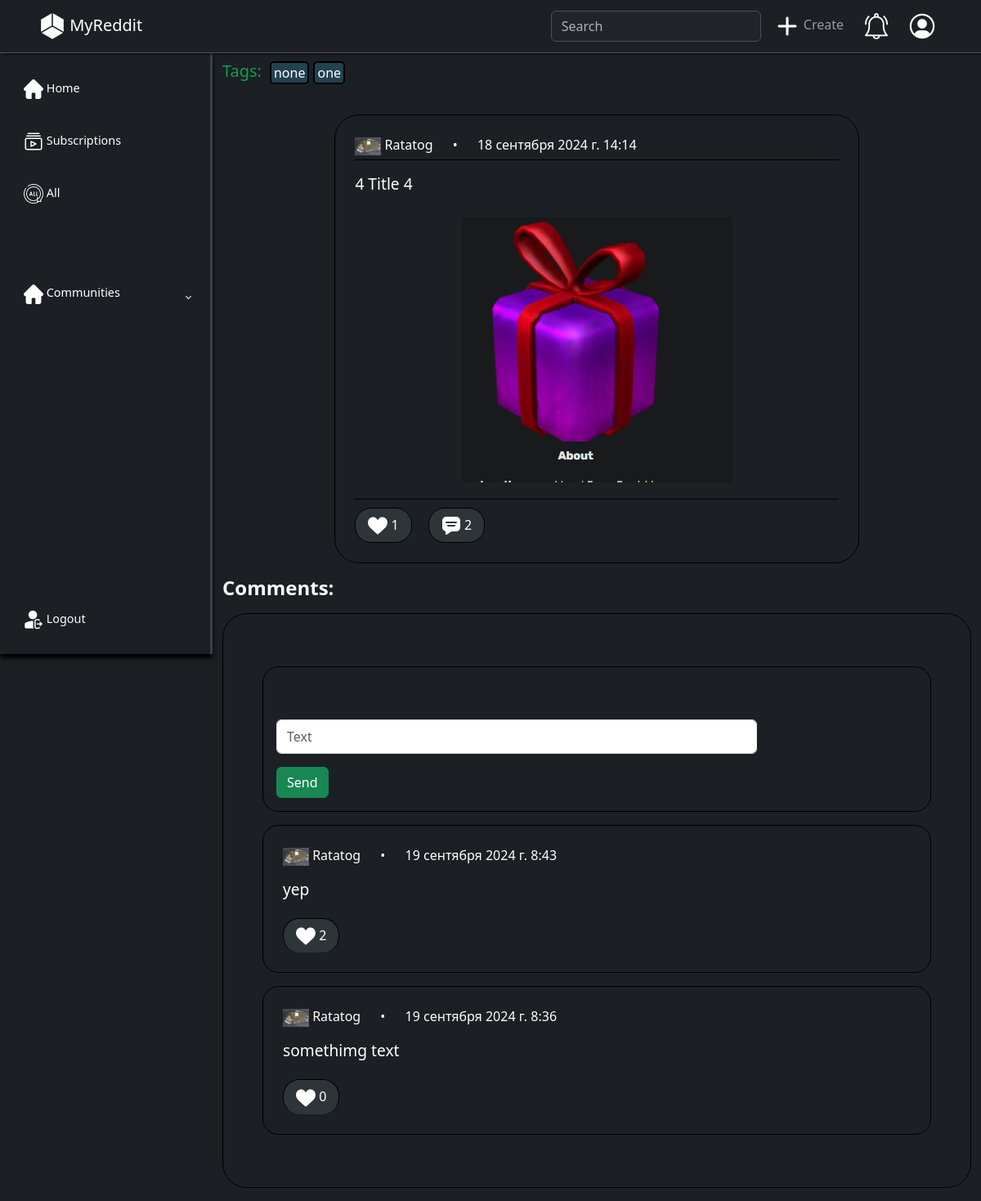
The page /post/12/ (signed in) on the database its author committed.
### users/models.py (models this page shows, shortened)
class User(AbstractUser):
    avatar = models.ImageField(upload_to="users/%Y/%m/%d/", blank=True, null=True, verbose_name='Фото', default=DEFAULT_USER_IMAGE)
    status = models.CharField(max_length=80, default='', blank=True, null=True, verbose_name='Статус')
    groups = models.ManyToManyField('main.Group', blank=True, related_name='groups', verbose_name='Группы')
    likes = models.ManyToManyField('main.Post', blank=True, related_name='liked', verbose_name='Лайки')

### main/models.py (models this page shows, shortened)
class Post(models.Model):
    text = models.CharField(max_length=50, verbose_name='Текст')
    likes = models.ManyToManyField('users.User', blank=True, verbose_name='Лайки', related_name='plikes')
    group = models.ForeignKey("main.Group", on_delete=models.CASCADE, null=True, default='', verbose_name='Группа', related_name='post')
    create_date = models.DateTimeField(auto_now_add=True, verbose_name='Дата создания', null=True)
    user = models.ForeignKey("users.User", on_delete=models.CASCADE, verbose_name='Пользователь', related_name='post')
    tags = models.CharField(max_length=300, verbose_name='Теги', null=True, blank=True, default=None)
    objects = models.Manager()
    subscription = SubsribptionManager()
    non_group = NonGroupManager()
    class Meta:
        ordering = ['-create_date']
        indexes = [
            models.Index(fields=['text', 'group', '-create_date'])
        ]

class Image(models.Model):
    url = models.ImageField(upload_to="main/post/%Y/%m/%d/", blank=True, null=True, verbose_name='Фото')
    post = models.ForeignKey("main.Post", null=True, blank=True, on_delete=models.CASCADE, verbose_name='Картинка', related_name='img')

class Comment(models.Model):
    text = models.CharField(max_length=300, verbose_name='Текст')
    likes = models.ManyToManyField('users.User', blank=True, verbose_name='Лайки', related_name='clikes')
    post = models.ForeignKey("main.Post", on_delete=models.CASCADE, verbose_name='Картинка', related_name='cpost', null=True)
    user = models.ForeignKey("users.User", on_delete=models.CASCADE, verbose_name='Пользователь', related_name='comment', null=True)
    create_date = models.DateTimeField(auto_now_add=True, verbose_name='Дата создания', null=True)
    class Meta:
        ordering = ['-create_date']

### main/views.py (the view, shortened to what this page needs)
# urls.py: path('post/<int:pk>/', views.ShowPost.as_view(), name='post'),
class ShowPost(LoginMixn, DetailView, CreateView):
    form_class = CommentForm
    template_name = 'main/post_info.html'
    pk_url_kwarg = 'pk'
    context_object_name = 'post'
    extra_context = {'title': 'Post'}
    def get_object(self, queyset = None):
        return get_object_or_404(Post.objects, pk=self.kwargs[self.pk_url_kwarg])

### main/forms.py
class CommentForm(forms.ModelForm):
    text = forms.CharField(max_length=200)
    class Meta:
        model = Comment
        fields = ['text']
        widgets = {
            'text': forms.TextInput(attrs={'class': 'form-control my-3 py-2 w-75', 'placeholder': 'Text'})
        }

### main/templatetags/main_tags.py (called while the page is built)
@register.simple_tag(name='md_html')
def madrdown_to_html(text):
    html_content = markdown(text, extensions=['extra', 'fenced_code', 'tables'])
    return mark_safe(html_content)

@register.simple_tag(name='searchbar')
def get_searchbar():
    lst = []
    for i in searchbar.keys():
        lst.append({'name': i, 'title': searchbar[i]['title']})
    return lst

### main/templates/main/post_info.html (shortened to what this page needs)
{% extends "base.html" %}
{% load static %}
{% block content %}
<div class="tags">
    <h5>Tags:</h5>
    <ul class="tags-ul">
        {% for t in post.tags.split %}
        <a href="{% url "search" %}?type=post_tag&inp={{t}}"><li class="tags-li">{{ t }}</li></a>
        {% endfor %}
    </ul>
</div>
{% include "main/includes/post.html" %}
<h1>Comments:</h1>
<div class="border border-black p-5 my-3 text-white" id='comm-list'>
    <div class="border border-black pt-5 my-3 p-3 text-white">
        <form method="POST">
            <input type="text" name="text" class="form-control my-3 py-2 w-75" placeholder="Text" maxlength="300" required="" id="id_text">
            <button type="submit" class="btn btn-success">Send</button>
        </form>
    </div>
    {% for comm in post.cpost.all %}
    {% include "main/includes/comment.html" %}
    {% endfor %}
</div>
{% endblock content %}

### templates/base.html (shortened to what this page needs)
{% load static %}
{% load main_tags %}
<!DOCTYPE html>
<html lang="en">
<head>
    <link href="{% static "css/bootstrap.min.css" %}" rel="stylesheet">
    <link href="{% static "css/style.css" %}" rel="stylesheet">
</head>
<body class='bg-dark text-white'>
    <nav class="navbar bg-dark border-bottom border-body navbar-expand-md px-5 sticky-top" data-bs-theme="dark" id='main-menu'>
        <a href="{% url "home" %}" class='navbar-brand'>
            <img src="{% static "images/logo32.png" %}">
            MyReddit
        </a>
            <div class="collapse navbar-collapse justify-content-end align-center" id="main-nav">
                <div class="searchbar">
                    {% searchbar as search %}
                    <form action='{% url "search" %}'>
                        <a class="has-dropdown collapsed" data-bs-toggle="collapse" data-bs-target="#searcher" aria-expanded="false" aria-controls="searcher">
                            <input autocomplete="off" name='inp' type="search" class="form-control" placeholder="Search">
                        </a>
                    </form>
                </div>
                <ul class="navbar-nav">
                    <li class="nav-item ms-2 d-none d-md-inline hover-shadow">
                        <a href="{% url "add_post" %}" class="nav-link">
                            <img src="{% static "images/create.png" %}">
                            <span>Create</span>
                        </a>
                    </li>
                    <li class="nav-item ms-2 d-none d-md-inline hover-shadow notifications">
                        <a class="nav-link has-dropdown collapsed" data-bs-toggle="collapse" data-bs-target="#notif" aria-expanded="false" aria-controls="notif">
                            <img src="{% static "images/notification.png" %}">
                        </a>
                    </li>
                    <li class="nav-item ms-2 d-none d-md-inline hover-shadow">
                        <a href="{% url "users:profile" user.id %}" class="nav-link">
                            <img class='nav-avatar' src="{{ user.avatar.url }}">
                        </a>
                    </li>
                </ul>
            </div>
    </nav>
    <div class="wrapper">
        <aside id="sidebar" class='expand'>
            <ul class="sidebar-nav">
                <li class="sidebar-item">
                    <a href="{% url "home" %}" class="sidebar-link">
                        <img src="{% static "images/home_btn.png" %}">
                        <span>Home</span>
                    </a>
                </li>
                <li class="sidebar-item">
                    <a href="{% url "subscriptions" %}" class="sidebar-link">
                        <img src="{% static "images/subscriptions_btn.png" %}">
                        <span>Subscriptions</span>
                    </a>
                </li>
                <li class="sidebar-item">
                    <a href="{% url "all_home" %}" class="sidebar-link">
                        <img src="{% static "images/all_btn.png" %}">
                        <span>All</span>
                    </a>
                </li>
                <br><br>
                <li class="sidebar-item" id='communities'>
                    <a href="#" class="sidebar-link has-dropdown collapsed" data-bs-toggle="collapse" data-bs-target="#comm" aria-expanded="false" aria-controls="comm">
                        <img src="{% static "images/home_btn.png" %}">
                        <span>Communities</span>
                    </a>
                </li>
            <div class="sidebar-footer">
                <a href="{% url "users:logout" %}" class="sidebar-link">
                    <img src="{% static "images/logout_btn.png" %}">
                    <span>Logout</span>
                </a>
            </div>
        </aside>
        <div class="main container-xxl">
            {% block content %}{% endblock content %}
        </div>
    </div>
</body>
</html>

### main/templates/main/includes/post.html (shortened to what this page needs)
{% load static %}
{% load main_tags %}
<div class="border border-black p-4 my-3 text-white post" onclick="window.location.href='{% url "post" post.pk %}'">
    <div class="post-header">
        <a href="{% url "users:profile" post.user.pk %}">
            <img src="{{ post.user.avatar.url }}">
            <span class='post-username'>{{post.user.username}}</span>
        </a>
        <span class='post-date'>{{post.create_date}}</span>
    </div>
    <div class="post-main">
        <span>{% md_html post.text %}</span>
        <div class="post-images">
            {% if post.img.first.url %}
            <img src="{{ post.img.first.url.url }}">
            {% endif %}
        </div>
    </div>
    <div class="post-footer">
        <div class="likes">
            <form action="{% url "like_post" post.pk %}", method='POST'>
                <button type='submit', class='btn_like'>
                    <img src="{% static "images/like.png" %}">
                    <span>{{post.likes.count}}</span>
                </button>
            </form>
        </div>
        <div class="commenting">
            <a href="{% url "post" post.pk %}">
                <img src="{% static "images/comment.png" %}">
                <span>{{post.cpost.count}}</span>
            </a>
        </div>
    </div>
</div>

### main/templates/main/includes/comment.html (shortened to what this page needs)
{% load static %}
<div class="border border-black p-4 my-3 text-white post" id='comm'>
    <div class="post-header">
        <img src="{{ comm.user.avatar.url }}">
        <span class='post-username'>{{comm.user.username}}</span>
        <span class='post-date'>{{comm.create_date}}</span>
    </div>
    <div class="post-main">
        <span>{{comm.text}}</span>
    </div>
    <div class="post-footer">
        <form action="{% url "like_comm" comm.pk %}", method='POST'>
            <button type='submit', class='btn_like'>
                <img src="{% static "images/like.png" %}">
                <span>{{comm.likes.count}}</span>
            </button>
        </form>
    </div>
</div>

### main/static/css/style.css (style rules this page uses)
#main-menu { border-bottom: 3px #3d4143 solid; box-shadow: 5px 0px 5px black; background-color: rgb(28, 31, 36) !important; }
a { text-decoration: none; }
li { list-style: none; }
h1 { font-weight: 600; font-size: 1.5rem; }
.wrapper { display: flex; }
.main { min-height: 100vh; width: 100%; overflow: hidden; transition: all 0.35s ease-in-out; }
#sidebar { width: 70px; min-width: 70px; z-index: 1000; transition: all 0.25s ease-in-out; display: flex; flex-direction: column; border-right: 3px #3d4143 solid; box-shadow: 0px 5px 5px black; }
#sidebar { height: calc(100vh - 65px); --offset: calc(3rem + 17px); align-self: start; position: sticky; position: -webkit-sticky; top: var(--offset); }
#sidebar.expand { width: 260px; min-width: 260px; }
.sidebar-nav { margin-top: -20px; padding: 2rem 0; flex: 1 1 auto; }
.sidebar-nav > li { margin: 10px 0 20px 0; }
a.sidebar-link { padding: 0.625rem 1.625rem; color: #fff; display: block; font-size: 0.9rem; white-space: nowrap; border-left: 3px solid transparent; }
.sidebar-item { position: relative; }
#sidebar.expand .sidebar-link[data-bs-toggle="collapse"]::after { border: solid; border-width: 0 0.075rem 0.075rem 0; content: ""; display: inline-block; padding: 2px; position: absolute; right: 1.5rem; top: 1.4rem; transform: rotate(-135deg); transition: all 0.2s ease-out; }
#sidebar.expand .sidebar-link[data-bs-toggle="collapse"].collapsed::after { transform: rotate(45deg); transition: all 0.2s ease-out; }
.sidebar-footer { position: absolute; bottom: 0; margin-bottom: 20px; }
.post { margin: auto; width: 70%; border-radius: 30px; }
.post-header { border-bottom: 1px black solid; margin-bottom: 5px; padding-bottom: 5px; }
.post-header img { width: 32px; }
.post-username { margin-right: 20px; }
.post-username::after { content: " •"; margin-left: 20px; }
.post-main { display: flex; flex-direction: column; }
.post-main span { font-size: 120%; margin: 10px 0; }
.post-images { margin: auto; }
.post-main { border-bottom: 1px solid black; padding-bottom: 20px; margin-bottom: 10px; }
.post-footer { display: flex; }
.btn_like, .commenting { margin-right: 20px; background-color: #2e3538; padding: 8px 15px; border-radius: 20px; border: 1px solid black; color: white; }
a { color: white; }
#comm-list { border-radius: 30px; }
#comm-list div { border-radius: 20px; }
#comm { width: 100%; }
#comm * { border-bottom: none; margin-bottom: 0px; }
.nav-avatar { width: 32px; height: 32px; }
.tags { display: flex; margin-top: 10px; }
.tags-ul { display: flex; padding-left: 10px; width: 100%; flex-wrap: wrap; }
.tags-ul a { margin-right: 5px; margin-bottom: 5px; }
.tags-li { border: 2px solid rgb(0, 0, 0); border-radius: 5px; padding: 0px 3px; background-color: #224250; }
.tags h5 { width: max-content; color: #0ba14a; }
.wrapper { background-color: rgb(28, 31, 36); }

### rows shown on the page
User: avatar (placeholder picture)
Post: user.avatar (picture), user.username "Ratatog", create_date "18 сентября 2024 г. 14:14", text "4 Title 4", img.first (picture), likes.count "1", cpost.count "2"
Comment: user.avatar (picture), user.username "Ratatog", create_date "19 сентября 2024 г. 8:43", text "yep", likes.count "2"
Comment: user.avatar (picture), user.username "Ratatog", create_date "19 сентября 2024 г. 8:36", text "somethimg text", likes.count "0"

### other values the page prints
{{ t }} "none" "one"
